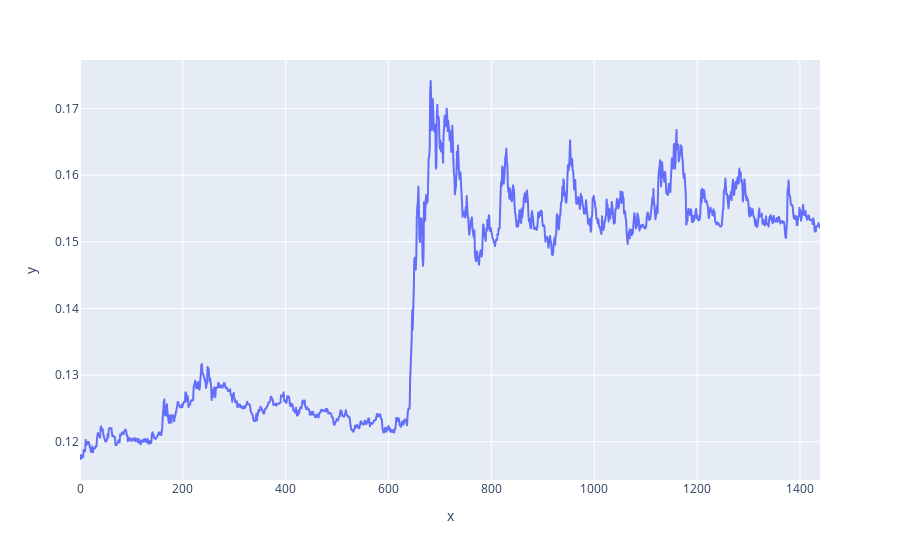

Notebook code cell kept with this figure:
### Code cell
klines = client.get_historical_klines('MIRBUSD', Client.KLINE_INTERVAL_1MINUTE, "1 day ago UTC")
precos = np.array([float(x[1]) for x in klines])
preco_minimo = min(precos)
moda = stats.mode(precos)[0][0]
proc_delta_p = round(100*((precos[-1] - preco_minimo)/(preco_minimo)), 2)
dist_moda = round(100*((precos[-1] - moda)/(moda)), 2)
print(f'está à {proc_delta_p} % do preço mínimo')
print(f'está à {dist_moda} % da moda')
px.line(x = np.arange(len(precos)), y = precos)

### Figure 1 — Plotly figure (JSON) as saved in the notebook; plotly's stock layout.template omitted (floating-point values rounded to 4 significant figures; data arrays with more than 128 entries replaced by an {"elided": "..."} marker saying what was removed)
{"data": [{"hovertemplate": "x=%{x}<br>y=%{y}<extra></extra>", "legendgroup": "", "line": {"color": "#636efa", "dash": "solid"}, "marker": {"symbol": "circle"}, "mode": "lines", "name": "", "showlegend": false, "type": "scattergl", "x": {"elided": "1440 int values"}, "xaxis": "x", "y": {"elided": "1440 float values"}, "yaxis": "y"}], "layout": {"legend": {"tracegroupgap": 0}, "margin": {"t": 60}, "xaxis": {"anchor": "y", "domain": [0, 1], "title": {"text": "x"}}, "yaxis": {"anchor": "x", "domain": [0, 1], "title": {"text": "y"}}}}
